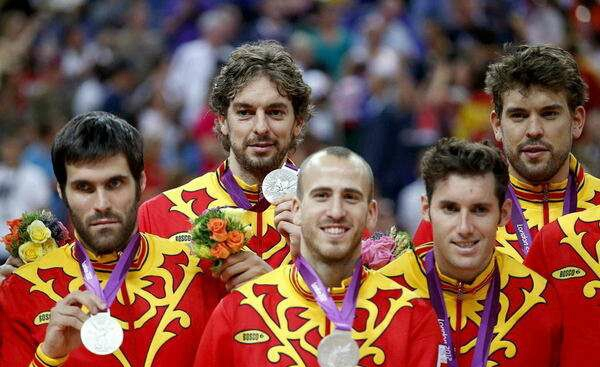
#> input picture src/eai_tutorials/images/faces.jpg, 600 x 367 px
$ python detector_for_images.py
#> lines starting #> are read from the running program, lines starting #| are printed output that depends on the picture; after the words box and inside, x2 and y2 are one past the last pixel; in counts of white or black regions, pixels touching at a corner belong together
#!/usr/bin/env python
import cv2
filename = '../images/faces.jpg'

face_cascade = cv2.CascadeClassifier('./cascades/haarcascade_frontalface_default.xml')
face_cascade.load('./cascades/haarcascade_frontalface_default.xml')

img = cv2.imread(filename)
#> img is the input picture: shape (367, 600, 3); mean B, G, R 73.4, 85.5, 125.1
gray = cv2.cvtColor(img,cv2.COLOR_BGR2GRAY)
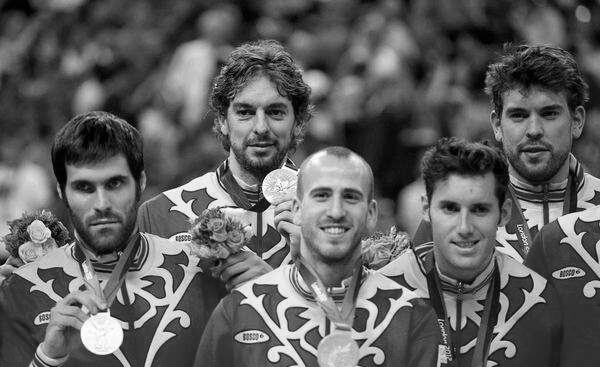
#> gray: shape (367, 600); min 0, max 255, mean 96
faces = face_cascade.detectMultiScale(gray, 1.3 , 5)
#> faces = [[220, 80, 83, 83], [490, 80, 89, 89], [58, 153, 88, 88], [292, 161, 90, 90], [423, 177, 85, 85]]
for (x,y,w,h) in faces:
    img = cv2.rectangle(img, (x,y), (x+w,y+h), (255,0,0), 2)
#> this loop made 5 passes
#> pass 1, `img = cv2.rectangle(img, (x,y), (x+w,y+h), (255,0,0), 2)`:
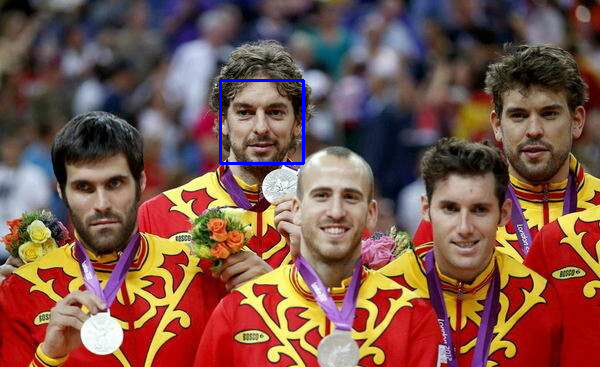
#> img: shape (367, 600, 3); 0.45% of pixels changed, all inside (x1, y1, x2, y2) = (219, 79, 305, 165)
#> pass 2, `img = cv2.rectangle(img, (x,y), (x+w,y+h), (255,0,0), 2)`:
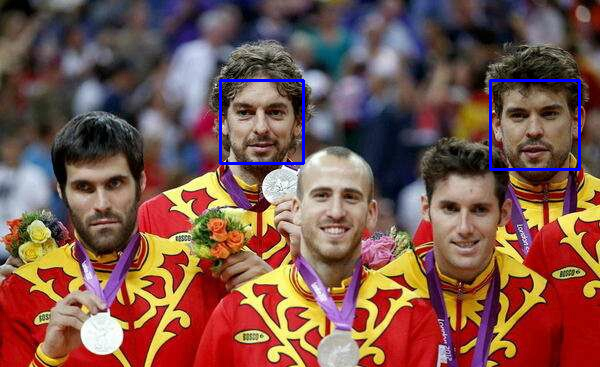
#> img: shape (367, 600, 3); 0.48% of pixels changed, all inside (x1, y1, x2, y2) = (489, 79, 581, 171)
#> pass 3, `img = cv2.rectangle(img, (x,y), (x+w,y+h), (255,0,0), 2)`:
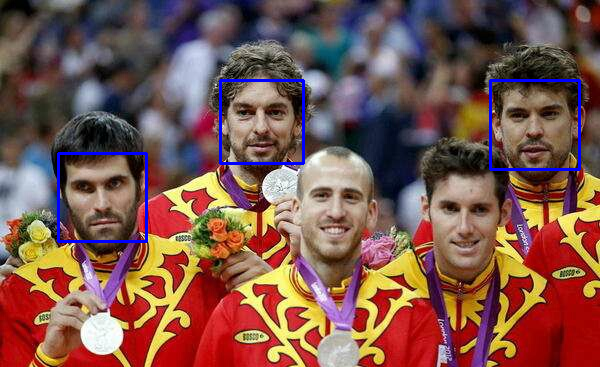
#> img: shape (367, 600, 3); 0.48% of pixels changed, all inside (x1, y1, x2, y2) = (57, 152, 148, 243)
#> after the loop:
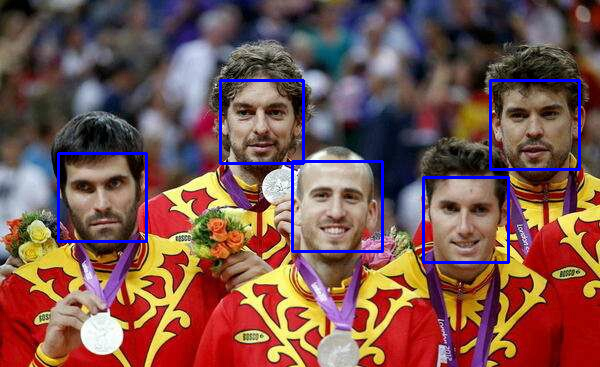
#> img: shape (367, 600, 3); 0.94% of pixels changed, all inside (x1, y1, x2, y2) = (291, 160, 510, 264)
cv2.namedWindow('faces detected')
cv2.imshow('faces detected', img)
cv2.waitKey(0)
